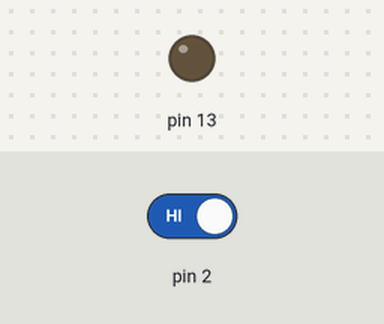
Simulated run of this sketch. Board: Arduino Uno, built with avr-gcc and run on an emulated ATmega328P. Parts: output pins drawn as LEDs (lit = HIGH). The test bench sets the inputs (shaded band); at power-on: pin 2 HIGH.

Above: at 1.2 s.
1.3 s: pin 2 driven LOW
At 2.4 s:
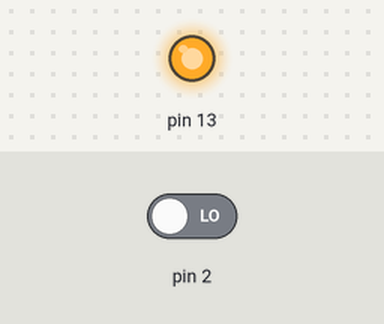
2.8 s: pin 2 driven HIGH
At 3.5 s:
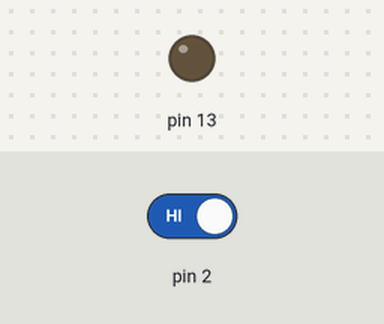
Timing chart, 0 to 5.8 s (numbered marks = the images above; inputs shaded):
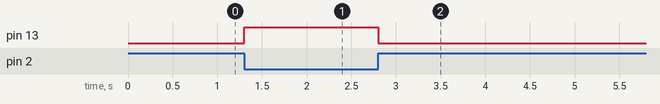

The sketch:

led_blink.ino
```cpp
// LED clignotante D13 + bouton D2 — fixture de validation MVP1.

void setup() {
  pinMode(13, OUTPUT);
  pinMode(2, INPUT);
}

void loop() {
  digitalWrite(13, !digitalRead(2));
  delay(100);
}

/* <<< fn-1_wiring >>>
component: led ; ref: D1 ; color: red ; pins: A=D13, K=GND
component: button ; ref: S1 ; pins: A=D2, B=GND ; pull: external
<<< end >>> */
```

Measured:
- after the input at 1.3 s, pin 13: LOW → HIGH at once
- after the input at 2.8 s, pin 13: HIGH → LOW at once
